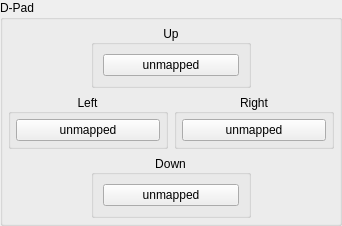
            <widget class="QGroupBox" name="gb_dpad">
             <property name="enabled">
              <bool>true</bool>
             </property>
             <property name="sizePolicy">
              <sizepolicy hsizetype="Fixed" vsizetype="Fixed">
               <horstretch>0</horstretch>
               <verstretch>0</verstretch>
              </sizepolicy>
             </property>
             <property name="maximumSize">
              <size>
               <width>16777215</width>
               <height>16777215</height>
              </size>
             </property>
             <property name="title">
              <string>D-Pad</string>
             </property>
             <layout class="QVBoxLayout" name="gb_dpad_layout">
              <property name="spacing">
               <number>6</number>
              </property>
              <property name="leftMargin">
               <number>5</number>
              </property>
              <property name="topMargin">
               <number>5</number>
              </property>
              <property name="rightMargin">
               <number>5</number>
              </property>
              <property name="bottomMargin">
               <number>5</number>
              </property>
              <item>
               <widget class="QWidget" name="dpad_up" native="true">
                <layout class="QHBoxLayout" name="dpad_up_layout">
                 <property name="spacing">
                  <number>0</number>
                 </property>
                 <property name="leftMargin">
                  <number>0</number>
                 </property>
                 <property name="topMargin">
                  <number>0</number>
                 </property>
                 <property name="rightMargin">
                  <number>0</number>
                 </property>
                 <property name="bottomMargin">
                  <number>0</number>
                 </property>
                 <item>
                  <widget class="QGroupBox" name="gb_dpad_up">
                   <property name="minimumSize">
                    <size>
                     <width>160</width>
                     <height>0</height>
                    </size>
                   </property>
                   <property name="maximumSize">
                    <size>
                     <width>0</width>
                     <height>16777215</height>
                    </size>
                   </property>
                   <property name="title">
                    <string>Up</string>
                   </property>
                   <property name="alignment">
                    <set>Qt::AlignmentFlag::AlignCenter</set>
                   </property>
                   <layout class="QHBoxLayout" name="horizontalLayout_4">
                    <item>
                     <widget class="QPushButton" name="DpadUpButton">
                      <property name="focusPolicy">
                       <enum>Qt::FocusPolicy::NoFocus</enum>
                      </property>
                      <property name="text">
                       <string>unmapped</string>
                      </property>
                     </widget>
                    </item>
                   </layout>
                  </widget>
                 </item>
                </layout>
               </widget>
              </item>
              <item>
               <layout class="QHBoxLayout" name="layout_dpad_left_right">
                <item>
                 <widget class="QGroupBox" name="gb_dpad_left">
                  <property name="minimumSize">
                   <size>
                    <width>160</width>
                    <height>0</height>
                   </size>
                  </property>
                  <property name="title">
                   <string>Left</string>
                  </property>
                  <property name="alignment">
                   <set>Qt::AlignmentFlag::AlignCenter</set>
                  </property>
                  <layout class="QVBoxLayout" name="gb_dpad_left_layout">
                   <property name="leftMargin">
                    <number>5</number>
                   </property>
                   <property name="topMargin">
                    <number>5</number>
                   </property>
                   <property name="rightMargin">
                    <number>5</number>
                   </property>
                   <property name="bottomMargin">
                    <number>5</number>
                   </property>
                   <item>
                    <widget class="QPushButton" name="DpadLeftButton">
                     <property name="focusPolicy">
                      <enum>Qt::FocusPolicy::NoFocus</enum>
                     </property>
                     <property name="text">
                      <string>unmapped</string>
                     </property>
                    </widget>
                   </item>
                  </layout>
                 </widget>
                </item>
                <item>
                 <widget class="QGroupBox" name="gb_dpad_right">
                  <property name="minimumSize">
                   <size>
                    <width>160</width>
                    <height>0</height>
                   </size>
                  </property>
                  <property name="title">
                   <string>Right</string>
                  </property>
                  <property name="alignment">
                   <set>Qt::AlignmentFlag::AlignCenter</set>
                  </property>
                  <layout class="QVBoxLayout" name="gb_dpad_right_layout">
                   <property name="leftMargin">
                    <number>5</number>
                   </property>
                   <property name="topMargin">
                    <number>5</number>
                   </property>
                   <property name="rightMargin">
                    <number>5</number>
                   </property>
                   <property name="bottomMargin">
                    <number>5</number>
                   </property>
                   <item>
                    <widget class="QPushButton" name="DpadRightButton">
                     <property name="focusPolicy">
                      <enum>Qt::FocusPolicy::NoFocus</enum>
                     </property>
                     <property name="text">
                      <string>unmapped</string>
                     </property>
                    </widget>
                   </item>
                  </layout>
                 </widget>
                </item>
               </layout>
              </item>
              <item>
               <widget class="QWidget" name="dpad_down" native="true">
                <layout class="QHBoxLayout" name="dpad_down_layout">
                 <property name="leftMargin">
                  <number>0</number>
                 </property>
                 <property name="topMargin">
                  <number>0</number>
                 </property>
                 <property name="rightMargin">
                  <number>0</number>
                 </property>
                 <property name="bottomMargin">
                  <number>0</number>
                 </property>
                 <item>
                  <widget class="QGroupBox" name="gb_dpad_down">
                   <property name="minimumSize">
                    <size>
                     <width>160</width>
                     <height>0</height>
                    </size>
                   </property>
                   <property name="maximumSize">
                    <size>
                     <width>124</width>
                     <height>16777215</height>
                    </size>
                   </property>
                   <property name="title">
                    <string>Down</string>
                   </property>
                   <property name="alignment">
                    <set>Qt::AlignmentFlag::AlignCenter</set>
                   </property>
                   <layout class="QHBoxLayout" name="horizontalLayout_3">
                    <item>
                     <widget class="QPushButton" name="DpadDownButton">
                      <property name="focusPolicy">
                       <enum>Qt::FocusPolicy::NoFocus</enum>
                      </property>
                      <property name="text">
                       <string>unmapped</string>
                      </property>
                     </widget>
                    </item>
                   </layout>
                  </widget>
                 </item>
                </layout>
               </widget>
              </item>
             </layout>
            </widget>
